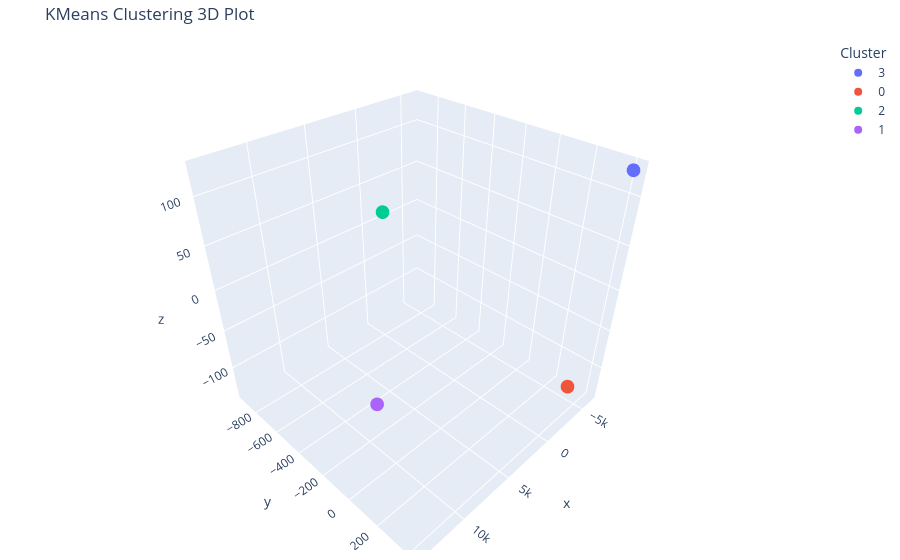
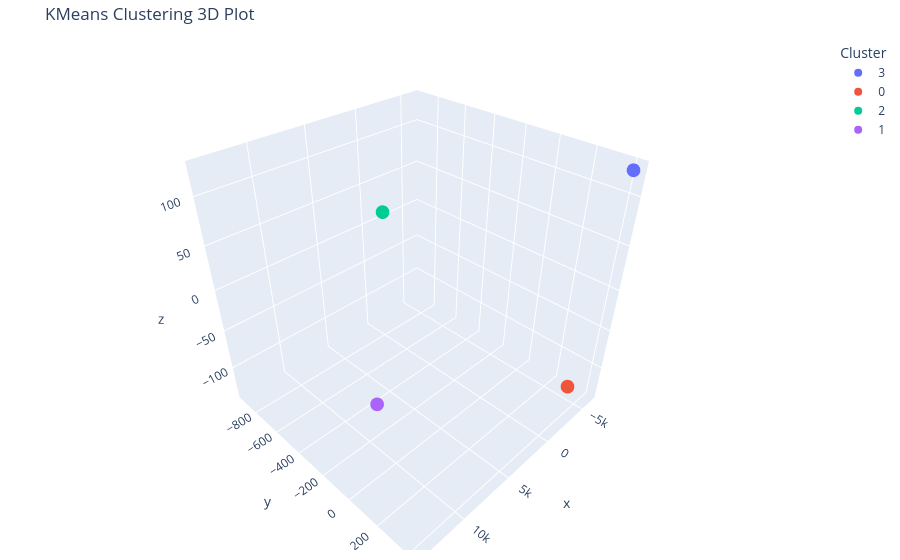

Notebook cell for these charts, in order:
### Code cell
paths = [
    Path("/Users/tusharkoushik/Documents/GitHub/uv_lexos/src/lexos/cluster/FilesToUse/HenryWP_ThePirate.txt"),
    Path("/Users/tusharkoushik/Documents/GitHub/uv_lexos/src/lexos/cluster/FilesToUse/Irving_RipVanWInkle.txt"),
    Path("/Users/tusharkoushik/Documents/GitHub/uv_lexos/src/lexos/cluster/FilesToUse/Lippard_BelOfPrairieEden.txt"),
    Path("/Users/tusharkoushik/Documents/GitHub/uv_lexos/src/lexos/cluster/FilesToUse/Melville_MobyDick.txt"),  # ← add your 4th file here
]

texts = [p.read_text(encoding="utf-8") for p in paths]
docs   = [t.split() for t in texts]
labels = ["The Pirate", "Rip Van Winkle", "Bel of Prairie Eden", "Moby DIct"]

# Cell 3 (re-run clustering with k=4):
dtm = DTM()
dtm(docs, labels)

kmeans = KMeansCluster(k=4)
assignments = kmeans(dtm)

print("Cluster assignments:", dict(zip(labels, assignments)))

# Cell 4 (plot in 3D):
kmeans.plot_3d(show=True)

### Figure 1 — Plotly figure (JSON) as saved in the notebook; plotly's stock layout.template omitted (floating-point values rounded to 4 significant figures)
{"data": [{"hovertemplate": "<b>%{hovertext}</b><br><br>Cluster=3<br>x=%{x}<br>y=%{y}<br>z=%{z}<extra></extra>", "hovertext": ["The Pirate"], "legendgroup": "3", "marker": {"color": "#636efa", "symbol": "circle"}, "mode": "markers", "name": "3", "scene": "scene", "showlegend": true, "type": "scatter3d", "x": [-6307.0], "y": [414.1], "z": [124.9]}, {"hovertemplate": "<b>%{hovertext}</b><br><br>Cluster=0<br>x=%{x}<br>y=%{y}<br>z=%{z}<extra></extra>", "hovertext": ["Rip Van Winkle"], "legendgroup": "0", "marker": {"color": "#EF553B", "symbol": "circle"}, "mode": "markers", "name": "0", "scene": "scene", "showlegend": true, "type": "scatter3d", "x": [-5813.0], "y": [317.8], "z": [-135.7]}, {"hovertemplate": "<b>%{hovertext}</b><br><br>Cluster=2<br>x=%{x}<br>y=%{y}<br>z=%{z}<extra></extra>", "hovertext": ["My Third Doc"], "legendgroup": "2", "marker": {"color": "#00cc96", "symbol": "circle"}, "mode": "markers", "name": "2", "scene": "scene", "showlegend": true, "type": "scatter3d", "x": [-1909.0], "y": [-924.0], "z": [9.557]}, {"hovertemplate": "<b>%{hovertext}</b><br><br>Cluster=1<br>x=%{x}<br>y=%{y}<br>z=%{z}<extra></extra>", "hovertext": ["My Fourth Doc"], "legendgroup": "1", "marker": {"color": "#ab63fa", "symbol": "circle"}, "mode": "markers", "name": "1", "scene": "scene", "showlegend": true, "type": "scatter3d", "x": [14030.0], "y": [192.1], "z": [1.23]}], "layout": {"legend": {"title": {"text": "Cluster"}, "tracegroupgap": 0}, "margin": {"b": 10, "l": 12, "r": 10, "t": 40}, "scene": {"domain": {"x": [0, 1], "y": [0, 1]}, "xaxis": {"title": {"text": "x"}}, "yaxis": {"title": {"text": "y"}}, "zaxis": {"title": {"text": "z"}}}, "title": {"text": "KMeans Clustering 3D Plot"}}}

### Figure 2 — Plotly figure (JSON) as saved in the notebook; plotly's stock layout.template omitted (floating-point values rounded to 4 significant figures)
{"data": [{"hovertemplate": "<b>%{hovertext}</b><br><br>Cluster=3<br>x=%{x}<br>y=%{y}<br>z=%{z}<extra></extra>", "hovertext": ["The Pirate"], "legendgroup": "3", "marker": {"color": "#636efa", "symbol": "circle"}, "mode": "markers", "name": "3", "scene": "scene", "showlegend": true, "type": "scatter3d", "x": [-6307.0], "y": [414.1], "z": [124.9]}, {"hovertemplate": "<b>%{hovertext}</b><br><br>Cluster=0<br>x=%{x}<br>y=%{y}<br>z=%{z}<extra></extra>", "hovertext": ["Rip Van Winkle"], "legendgroup": "0", "marker": {"color": "#EF553B", "symbol": "circle"}, "mode": "markers", "name": "0", "scene": "scene", "showlegend": true, "type": "scatter3d", "x": [-5813.0], "y": [317.8], "z": [-135.7]}, {"hovertemplate": "<b>%{hovertext}</b><br><br>Cluster=2<br>x=%{x}<br>y=%{y}<br>z=%{z}<extra></extra>", "hovertext": ["My Third Doc"], "legendgroup": "2", "marker": {"color": "#00cc96", "symbol": "circle"}, "mode": "markers", "name": "2", "scene": "scene", "showlegend": true, "type": "scatter3d", "x": [-1909.0], "y": [-924.0], "z": [9.557]}, {"hovertemplate": "<b>%{hovertext}</b><br><br>Cluster=1<br>x=%{x}<br>y=%{y}<br>z=%{z}<extra></extra>", "hovertext": ["My Fourth Doc"], "legendgroup": "1", "marker": {"color": "#ab63fa", "symbol": "circle"}, "mode": "markers", "name": "1", "scene": "scene", "showlegend": true, "type": "scatter3d", "x": [14030.0], "y": [192.1], "z": [1.23]}], "layout": {"legend": {"title": {"text": "Cluster"}, "tracegroupgap": 0}, "margin": {"b": 10, "l": 12, "r": 10, "t": 40}, "scene": {"domain": {"x": [0, 1], "y": [0, 1]}, "xaxis": {"title": {"text": "x"}}, "yaxis": {"title": {"text": "y"}}, "zaxis": {"title": {"text": "z"}}}, "title": {"text": "KMeans Clustering 3D Plot"}}}
